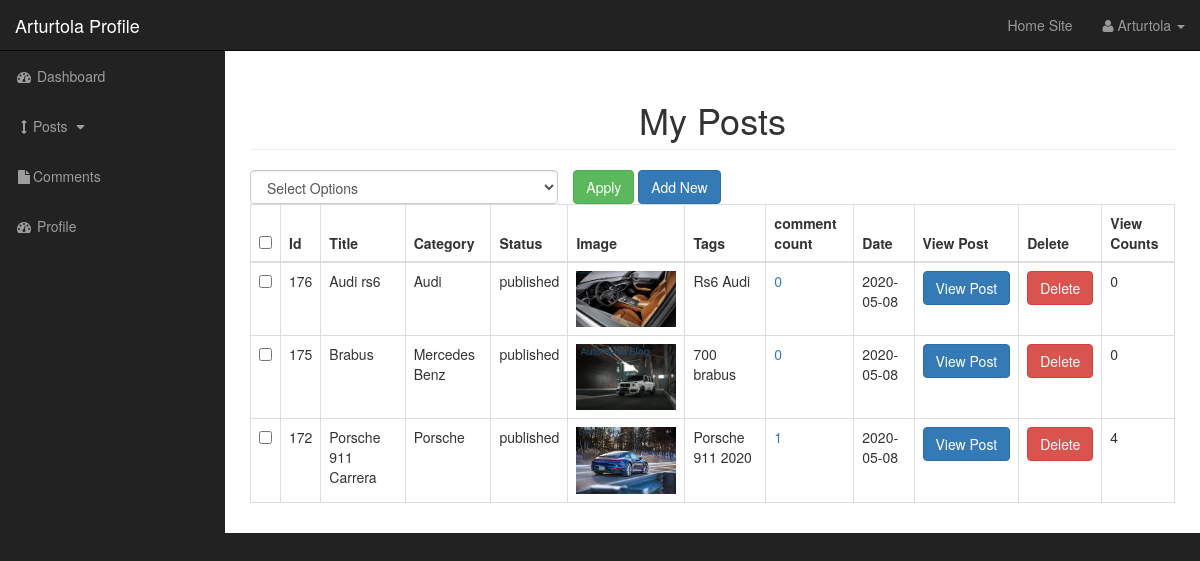
The page /user/posts.php (signed in) on the database its author committed.
### tables this page shows
CREATE TABLE `posts` (
  `post_id` int(3) NOT NULL,
  `post_category_id` int(3) NOT NULL,
  `post_title` varchar(255) NOT NULL,
  `post_user` varchar(255) NOT NULL,
  `post_date` date NOT NULL,
  `post_image` text NOT NULL,
  `post_content` text NOT NULL,
  `post_tags` varchar(255) NOT NULL,
  `post_comment_count` int(11) NOT NULL,
  `post_status` varchar(255) DEFAULT 'draft',
  `post_views_count` int(11) NOT NULL
);

CREATE TABLE `categories` (
  `cat_id` int(3) NOT NULL,
  `cat_title` varchar(255) NOT NULL
);

### user/user_includes/view_all_posts.php (the view, shortened to what this page needs)
    <form action="" method="post">
    <table class="table table-bordered table-hover">
    <div id="bulkOptionContainer" class="col-xs-4">
     <select class="form-control" name="bulk_options" id="">
     <option value="">Select Options</option>
    </select>
    </div>
    <div class="col-xs-4">
    <input type="submit" name="submit" class="btn btn-success" value="Apply">
    <a class="btn btn-primary" href="posts.php?source=add_post">Add New </a>
    </div>
                            <thead>
                            <tr>
                                <th><input id="selectAllBoxes" type="checkbox"></th>
                                <th>Id</th>
                                <th>Title</th>
                                <th>Category</th>
                                <th>Status</th>
                                <th>Image</th>
                                <th>Tags</th>
                                <th>comment count</th>
                                <th>Date</th>
                                <th>View Post</th>
                                <th>Delete</th>
                                <th>View Counts</th>
                            </tr>
                            </thead>
                            <tbody>
<?php
    $query  = "SELECT posts.post_id, posts.post_user, posts.post_title, posts.post_category_id, posts.post_status, posts.post_image,";
    $query .= " posts.post_tags, posts.post_comment_count, posts.post_date, posts.post_views_count, categories.cat_id, categories.cat_title  ";
    $query .=" FROM posts ";
    $query .=" LEFT JOIN categories ON posts.post_category_id = categories.cat_id WHERE post_user= '".$_SESSION['username']."' ORDER BY posts.post_id DESC ";
    $select_posts = mysqli_query($connection, $query);
                            while ($row = mysqli_fetch_assoc($select_posts)) {
                                    $post_id            = $row['post_id'];
                                    $post_title         = $row['post_title'];
                                    $post_status        = $row['post_status'];
                                    $post_image         = $row['post_image'];
                                    $post_tags          = $row['post_tags'];
                                    $post_date          = $row['post_date'];
                                    $post_views_count   = $row['post_views_count'];
                                    $category_title     = $row['cat_title'];
                                    echo "<tr>";
?>
                                <td><input class='checkBoxes' type='checkbox' name='checkBoxArray[]' value='<?php echo $post_id; ?>'></td>
<?php
                                    echo "<td>{$post_id}</td>";
                                    echo "<td>{$post_title}</td>";
                                    echo "<td>{$category_title}</td>";
                                    echo "<td>{$post_status}</td>";
                                    echo "<td><img width='100' src='../images/$post_image' alt='image'></td>";
                                    echo "<td>{$post_tags}</td>";
                                $query = "SELECT * FROM comments WHERE comment_post_id = $post_id AND comment_status = 'approved' ";
                                $send_comment_query = mysqli_query($connection, $query);
                                $count_comments = mysqli_num_rows($send_comment_query);
                                    echo "<td><a href='../post/$post_id' target='_blank'>{$count_comments}</a></td>";
                                    echo "<td>{$post_date}</td>";
                                    echo "<td><a class='btn btn-primary' href='../post.php?p_id={$post_id}' target='_blank'>View Post</a></td>";
                                    echo "<td><a class ='btn btn-danger' onClick=\"javascript: return confirm('Are you sure you want to delete');\" href='posts.php?delete={$post_id}'>Delete</a></td>";
                                    echo "<td>{$post_views_count}</a></td>";
                                    echo "</tr>";
                                    }
?>
                                  </tbody>
                                  </table>
                  </form>

### user/css/sb-admin.css (style rules this page uses)
body { margin-top: 100px; background-color: #222; }
@media (min-width:768px) { body { margin-top: 50px; } }
#bulkOptionContainer { padding: 0px; }

### rows shown on the page
posts: post_id "176", post_title "Audi rs6", categories.cat_title "Audi", post_status "published", post_image (picture), post_tags "Rs6 Audi", count_comments "0", post_date "2020-05-08", post_views_count "0"
posts: post_id "175", post_title "Brabus", categories.cat_title "Mercedes Benz", post_status "published", post_image (picture), post_tags "700 brabus", count_comments "0", post_date "2020-05-08", post_views_count "0"
posts: post_id "172", post_title "Porsche 911 Carrera", categories.cat_title "Porsche", post_status "published", post_image (picture), post_tags "Porsche 911 2020", count_comments "1", post_date "2020-05-08", post_views_count "4"

### other values the page prints
$_SESSION['username'] "Arturtola"
